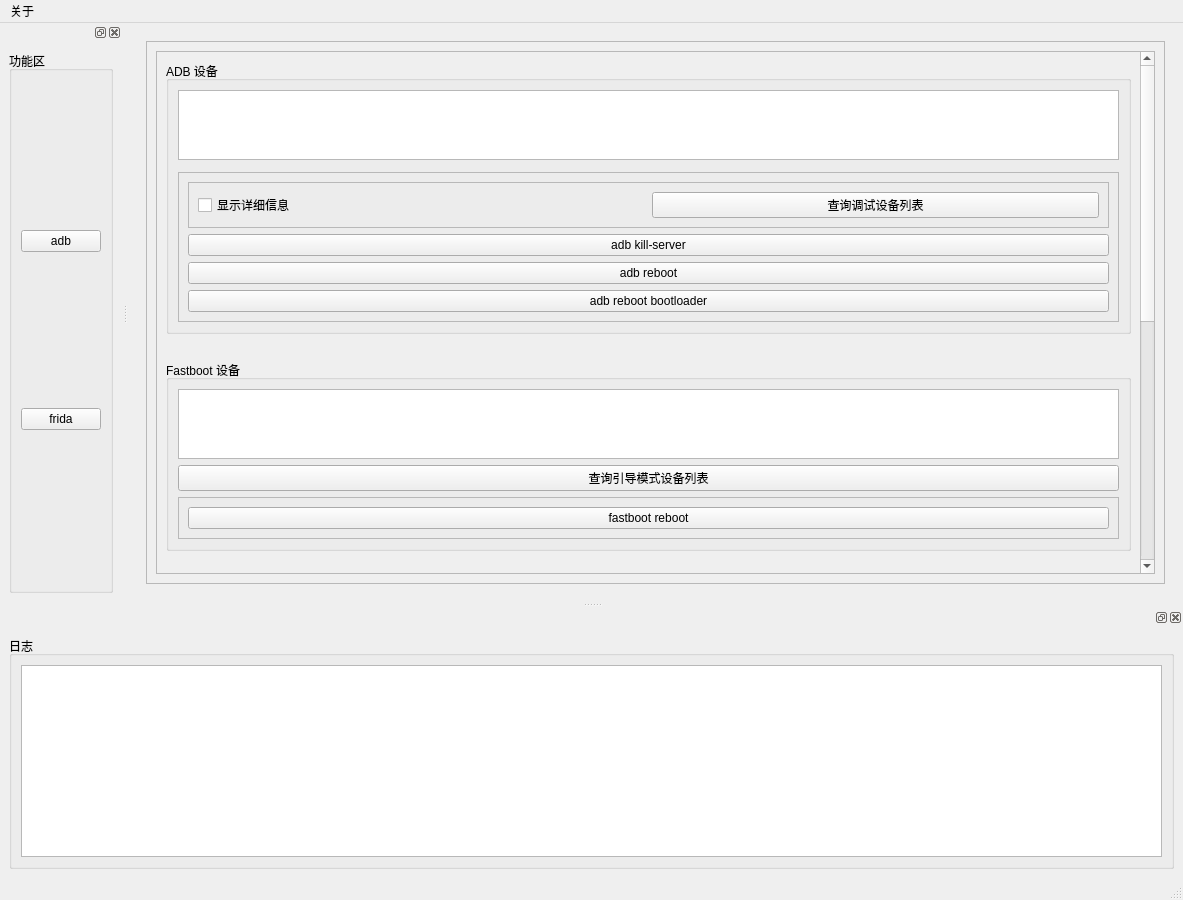
<?xml version="1.0" encoding="UTF-8"?>
<ui version="4.0">
 <class>MainWindow</class>
 <widget class="QMainWindow" name="MainWindow">
  <property name="geometry">
   <rect>
    <x>0</x>
    <y>0</y>
    <width>1183</width>
    <height>900</height>
   </rect>
  </property>
  <property name="windowTitle">
   <string>MainWindow</string>
  </property>
  <widget class="QWidget" name="centralwidget">
   <layout class="QVBoxLayout" name="verticalLayout_4">
    <item>
     <widget class="QStackedWidget" name="stackedWidget">
      <property name="currentIndex">
       <number>0</number>
      </property>
      <widget class="QWidget" name="adb_page">
       <layout class="QHBoxLayout" name="horizontalLayout_3">
        <item>
         <widget class="QFrame" name="frame_4">
          <property name="frameShape">
           <enum>QFrame::Shape::StyledPanel</enum>
          </property>
          <property name="frameShadow">
           <enum>QFrame::Shadow::Raised</enum>
          </property>
          <layout class="QVBoxLayout" name="verticalLayout_13">
           <item>
            <widget class="QScrollArea" name="scrollArea_5">
             <property name="widgetResizable">
              <bool>true</bool>
             </property>
             <widget class="QWidget" name="scrollAreaWidgetContents_5">
              <property name="geometry">
               <rect>
                <x>0</x>
                <y>-339</y>
                <width>991</width>
                <height>1013</height>
               </rect>
              </property>
              <layout class="QVBoxLayout" name="verticalLayout_12">
               <item>
                <widget class="QGroupBox" name="groupBox_3">
                 <property name="title">
                  <string>ADB 设备</string>
                 </property>
                 <layout class="QVBoxLayout" name="verticalLayout_11">
                  <item>
                   <widget class="QListWidget" name="adb_devices_listWidget"/>
                  </item>
                  <item>
                   <widget class="QFrame" name="frame_3">
                    <property name="frameShape">
                     <enum>QFrame::Shape::StyledPanel</enum>
                    </property>
                    <property name="frameShadow">
                     <enum>QFrame::Shadow::Raised</enum>
                    </property>
                    <widget class="QFrame" name="frame_2">
                     <property name="geometry">
                      <rect>
                       <x>-270</x>
                       <y>30</y>
                       <width>428</width>
                       <height>43</height>
                      </rect>
                     </property>
                     <property name="frameShape">
                      <enum>QFrame::Shape::StyledPanel</enum>
                     </property>
                     <property name="frameShadow">
                      <enum>QFrame::Shadow::Raised</enum>
                     </property>
                     <layout class="QHBoxLayout" name="horizontalLayout">
                      <item>
                       <widget class="QPushButton" name="adb_start_server_pushButton">
                        <property name="text">
                         <string>adb start-server</string>
                        </property>
                       </widget>
                      </item>
                     </layout>
                    </widget>
                   </widget>
                  </item>
                  <item>
                   <widget class="QFrame" name="frame_5">
                    <property name="frameShape">
                     <enum>QFrame::Shape::StyledPanel</enum>
                    </property>
                    <property name="frameShadow">
                     <enum>QFrame::Shadow::Raised</enum>
                    </property>
                    <layout class="QVBoxLayout" name="verticalLayout_16">
                     <item>
                      <widget class="QFrame" name="frame_10">
                       <property name="frameShape">
                        <enum>QFrame::Shape::StyledPanel</enum>
                       </property>
                       <property name="frameShadow">
                        <enum>QFrame::Shadow::Raised</enum>
                       </property>
                       <layout class="QHBoxLayout" name="horizontalLayout_4">
                        <item>
                         <widget class="QCheckBox" name="long_checkBox">
                          <property name="text">
                           <string>显示详细信息</string>
                          </property>
                         </widget>
                        </item>
                        <item>
                         <widget class="QPushButton" name="adb_devices_pushButton">
                          <property name="text">
                           <string>查询调试设备列表</string>
                          </property>
                         </widget>
                        </item>
                       </layout>
                      </widget>
                     </item>
                     <item>
                      <widget class="QPushButton" name="adb_kill_server_pushButton">
                       <property name="text">
                        <string>adb kill-server</string>
                       </property>
                      </widget>
                     </item>
                     <item>
                      <widget class="QPushButton" name="adb_reboot_pushButton">
                       <property name="text">
                        <string>adb reboot</string>
                       </property>
                      </widget>
                     </item>
                     <item>
                      <widget class="QPushButton" name="adb_reboot_bootloader_pushButton">
                       <property name="text">
                        <string>adb reboot bootloader</string>
                       </property>
                      </widget>
                     </item>
                    </layout>
                   </widget>
                  </item>
                 </layout>
                </widget>
               </item>
               <item>
                <spacer name="horizontalSpacer">
                 <property name="orientation">
                  <enum>Qt::Orientation::Horizontal</enum>
                 </property>
                 <property name="sizeHint" stdset="0">
                  <size>
                   <width>40</width>
                   <height>20</height>
                  </size>
                 </property>
                </spacer>
               </item>
               <item>
                <widget class="QGroupBox" name="groupBox_4">
                 <property name="title">
                  <string>Fastboot 设备</string>
                 </property>
                 <layout class="QVBoxLayout" name="verticalLayout_17">
                  <item>
                   <widget class="QListWidget" name="fastboot_devices_listWidget"/>
                  </item>
                  <item>
                   <widget class="QPushButton" name="fastboot_devices_pushButton">
                    <property name="text">
                     <string>查询引导模式设备列表</string>
                    </property>
                   </widget>
                  </item>
                  <item>
                   <widget class="QFrame" name="frame_8">
                    <property name="frameShape">
                     <enum>QFrame::Shape::StyledPanel</enum>
                    </property>
                    <property name="frameShadow">
                     <enum>QFrame::Shadow::Raised</enum>
                    </property>
                    <layout class="QHBoxLayout" name="horizontalLayout_9">
                     <item>
                      <widget class="QPushButton" name="fastboot_reboot_pushButton">
                       <property name="text">
                        <string>fastboot reboot</string>
                       </property>
                      </widget>
                     </item>
                    </layout>
                   </widget>
                  </item>
                 </layout>
                </widget>
               </item>
               <item>
                <spacer name="horizontalSpacer_2">
                 <property name="orientation">
                  <enum>Qt::Orientation::Horizontal</enum>
                 </property>
                 <property name="sizeHint" stdset="0">
                  <size>
                   <width>40</width>
                   <height>20</height>
                  </size>
                 </property>
                </spacer>
               </item>
               <item>
                <widget class="QGroupBox" name="groupBox_2">
                 <property name="title">
                  <string>应用包名</string>
                 </property>
                 <layout class="QVBoxLayout" name="verticalLayout_14">
                  <item>
                   <widget class="QListWidget" name="adb_shell_pm_list_packages_listWidget">
                    <property name="selectionMode">
                     <enum>QAbstractItemView::SelectionMode::MultiSelection</enum>
                    </property>
                   </widget>
                  </item>
                  <item>
                   <widget class="QFrame" name="frame_6">
                    <property name="frameShape">
                     <enum>QFrame::Shape::StyledPanel</enum>
                    </property>
                    <property name="frameShadow">
                     <enum>QFrame::Shadow::Raised</enum>
                    </property>
                    <layout class="QHBoxLayout" name="horizontalLayout_5">
                     <item>
                      <widget class="QFrame" name="frame_9">
                       <property name="frameShape">
                        <enum>QFrame::Shape::StyledPanel</enum>
                       </property>
                       <property name="frameShadow">
                        <enum>QFrame::Shadow::Raised</enum>
                       </property>
                       <layout class="QVBoxLayout" name="verticalLayout_5">
                        <item>
                         <widget class="QCheckBox" name="system_packages_checkBox">
                          <property name="text">
                           <string>获取系统应用</string>
                          </property>
                         </widget>
                        </item>
                        <item>
                         <widget class="QCheckBox" name="third_party_packages_checkBox">
                          <property name="text">
                           <string>获取第三方应用</string>
                          </property>
                         </widget>
                        </item>
                       </layout>
                      </widget>
                     </item>
                     <item>
                      <widget class="QPushButton" name="adb_shell_pm_list_packages_pushButton">
                       <property name="text">
                        <string>查询包名</string>
                       </property>
                      </widget>
                     </item>
                    </layout>
                   </widget>
                  </item>
                  <item>
                   <widget class="QFrame" name="frame_7">
                    <property name="frameShape">
                     <enum>QFrame::Shape::StyledPanel</enum>
                    </property>
                    <property name="frameShadow">
                     <enum>QFrame::Shadow::Raised</enum>
                    </property>
                    <layout class="QHBoxLayout" name="horizontalLayout_6">
                     <item>
                      <widget class="QPushButton" name="install_apk_pushButton">
                       <property name="text">
                        <string>adb install &lt;apk&gt;</string>
                       </property>
                      </widget>
                     </item>
                     <item>
                      <widget class="QPushButton" name="uninstall_apk_pushButton">
                       <property name="text">
                        <string>adb uninstall &lt;package&gt;</string>
                       </property>
                      </widget>
                     </item>
                    </layout>
                   </widget>
                  </item>
                 </layout>
                </widget>
               </item>
               <item>
                <spacer name="horizontalSpacer_3">
                 <property name="orientation">
                  <enum>Qt::Orientation::Horizontal</enum>
                 </property>
                 <property name="sizeHint" stdset="0">
                  <size>
                   <width>40</width>
                   <height>20</height>
                  </size>
                 </property>
                </spacer>
               </item>
               <item>
                <widget class="QGroupBox" name="groupBox_5">
                 <property name="title">
                  <string>进程</string>
                 </property>
                 <layout class="QVBoxLayout" name="verticalLayout_15">
                  <item>
                   <widget class="QListWidget" name="listWidget"/>
                  </item>
                  <item>
                   <widget class="QFrame" name="frame">
                    <property name="frameShape">
                     <enum>QFrame::Shape::StyledPanel</enum>
                    </property>
                    <property name="frameShadow">
                     <enum>QFrame::Shadow::Raised</enum>
                    </property>
                    <layout class="QHBoxLayout" name="horizontalLayout_2">
                     <item>
                      <widget class="QLabel" name="label">
                       <property name="text">
                        <string>TextLabel</string>
                       </property>
                      </widget>
                     </item>
                     <item>
                      <widget class="QLineEdit" name="lineEdit"/>
                     </item>
                     <item>
                      <widget class="QPushButton" name="pushButton">
                       <property name="text">
                        <string>PushButton</string>
                       </property>
                      </widget>
                     </item>
                    </layout>
                   </widget>
                  </item>
                  <item>
                   <widget class="QPushButton" name="adb_shell_am_force__stop_package_pushButton">
                    <property name="text">
                     <string>adb shell am force-stop &lt;package&gt;</string>
                    </property>
                   </widget>
                  </item>
                 </layout>
                </widget>
               </item>
              </layout>
             </widget>
            </widget>
           </item>
          </layout>
         </widget>
        </item>
       </layout>
      </widget>
      <widget class="QWidget" name="frida_page">
       <layout class="QVBoxLayout" name="verticalLayout_9">
        <item>
         <widget class="QGroupBox" name="groupBox">
          <property name="title">
           <string>GroupBox</string>
          </property>
          <layout class="QVBoxLayout" name="verticalLayout_6">
           <item>
            <widget class="QPushButton" name="pushButton_2">
             <property name="text">
              <string>PushButton</string>
             </property>
            </widget>
           </item>
          </layout>
         </widget>
        </item>
       </layout>
      </widget>
     </widget>
    </item>
   </layout>
  </widget>
  <widget class="QMenuBar" name="menubar">
   <property name="geometry">
    <rect>
     <x>0</x>
     <y>0</y>
     <width>1183</width>
     <height>21</height>
    </rect>
   </property>
   <widget class="QMenu" name="about_menu">
    <property name="title">
     <string>关于</string>
    </property>
   </widget>
   <addaction name="about_menu"/>
  </widget>
  <widget class="QStatusBar" name="statusbar"/>
  <widget class="QDockWidget" name="dockWidget">
   <attribute name="dockWidgetArea">
    <number>8</number>
   </attribute>
   <widget class="QWidget" name="log_dockWidgetContents">
    <layout class="QVBoxLayout" name="verticalLayout_2">
     <item>
      <widget class="QGroupBox" name="log_groupBox">
       <property name="title">
        <string>日志</string>
       </property>
       <layout class="QVBoxLayout" name="verticalLayout_3">
        <item>
         <widget class="QTextBrowser" name="log_textBrowser"/>
        </item>
       </layout>
      </widget>
     </item>
    </layout>
   </widget>
  </widget>
  <widget class="QDockWidget" name="dockWidget_6">
   <attribute name="dockWidgetArea">
    <number>1</number>
   </attribute>
   <widget class="QWidget" name="dockWidgetContents_5">
    <layout class="QVBoxLayout" name="verticalLayout">
     <item>
      <widget class="QGroupBox" name="groupBox_6">
       <property name="title">
        <string>功能区</string>
       </property>
       <layout class="QVBoxLayout" name="verticalLayout_7">
        <item>
         <widget class="QPushButton" name="adb_pushButton">
          <property name="text">
           <string>adb</string>
          </property>
         </widget>
        </item>
        <item>
         <widget class="QPushButton" name="frida_pushButton">
          <property name="text">
           <string>frida</string>
          </property>
         </widget>
        </item>
       </layout>
      </widget>
     </item>
    </layout>
   </widget>
  </widget>
 </widget>
 <resources/>
 <connections/>
</ui>
